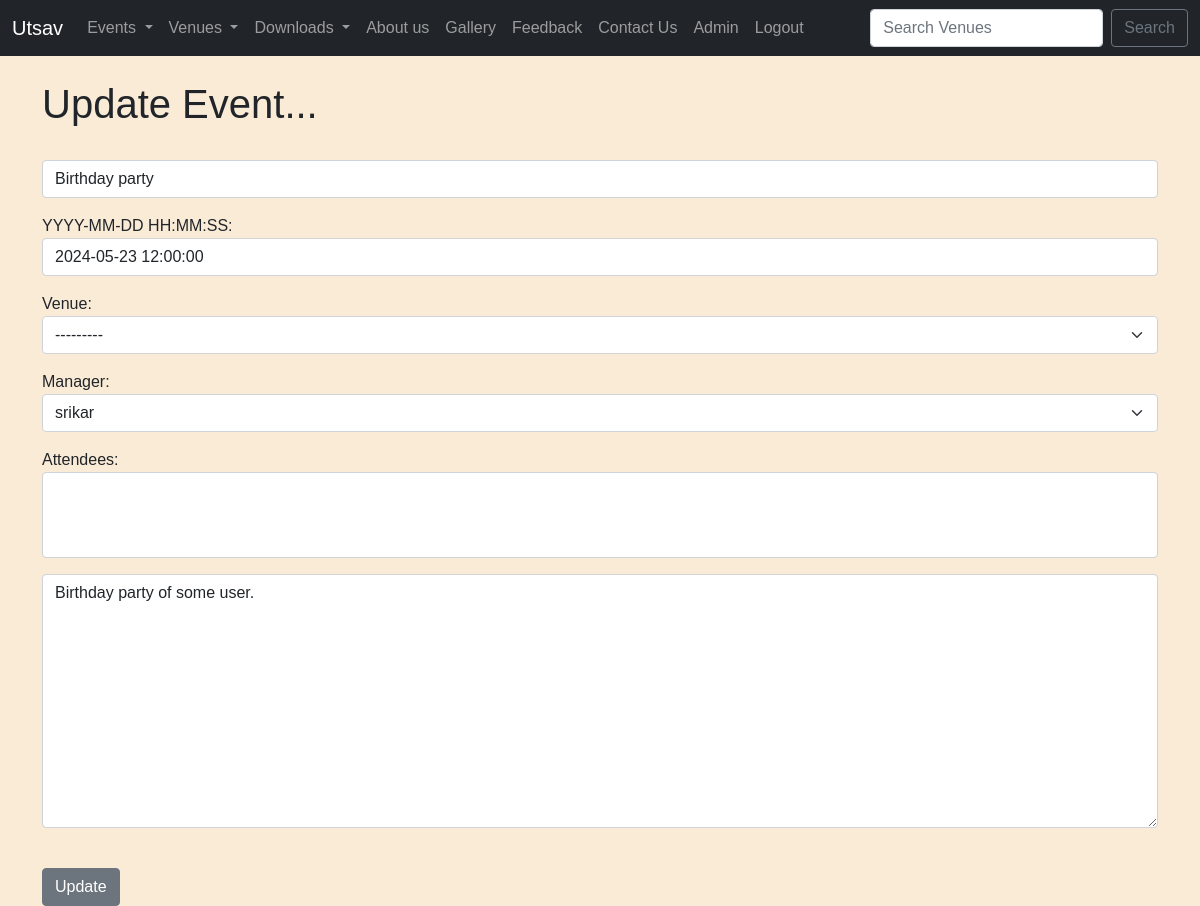
/update_event/15 (signed in), run on the app's committed database.
### events/models.py (models this page shows, shortened)
class Event(models.Model):
	name = models.CharField('Event Name', max_length=120)
	event_date = models.DateTimeField('Event Date')
	venue = models.ForeignKey(Venue, blank=True, null=True, on_delete=models.CASCADE)
	manager = models.ForeignKey(User, blank=True, null=True, on_delete=models.SET_NULL)
	description = models.TextField(blank=True)
	attendees = models.ManyToManyField(MyClubUser, blank=True)
	approved = models.BooleanField('Aprroved', default=False)

class Venue(models.Model):
	name = models.CharField('Venue Name', max_length=120)
	address = models.CharField(max_length=300)
	zip_code = models.CharField('Zip Code', max_length=15)
	phone = models.CharField('Contact Phone', max_length=25, blank=True)
	web = models.URLField('Website Address', blank=True)
	email_address = models.EmailField('Email Address', blank=True)
	owner = models.IntegerField("Venue Owner", blank=False, default=1)
	venue_image = models.ImageField(null=True, blank=True, upload_to="images/")
	def __str__(self):
		return self.name

### events/views.py (the view)
# urls.py: path('update_event/<event_id>', views.update_event, name='update-event'),
def update_event(request, event_id):
	event = Event.objects.get(pk=event_id)
	if request.user.is_superuser:
		form = EventFormAdmin(request.POST or None, instance=event)
	else:
		form = EventForm(request.POST or None, instance=event)
	if form.is_valid():
		form.save()
		return redirect('list-events')
	return render(request, 'events/update_event.html',
		{'event': event,
		'form':form})

### events/forms.py
class EventFormAdmin(ModelForm):
	class Meta:
		model = Event
		fields = ('name', 'event_date', 'venue', 'manager', 'attendees', 'description')
		labels = {
			'name': '',
			'event_date': 'YYYY-MM-DD HH:MM:SS',
			'venue': 'Venue',
			'manager': 'Manager',
			'attendees': 'Attendees',
			'description': '',
		}
		widgets = {
			'name': forms.TextInput(attrs={'class':'form-control', 'placeholder':'Event Name'}),
			'event_date': forms.TextInput(attrs={'class':'form-control', 'placeholder':'Event Date'}),
			'venue': forms.Select(attrs={'class':'form-select', 'placeholder':'Venue'}),
			'manager': forms.Select(attrs={'class':'form-select', 'placeholder':'Manager'}),
			'attendees': forms.SelectMultiple(attrs={'class':'form-control', 'placeholder':'Attendees'}),
			'description': forms.Textarea(attrs={'class':'form-control', 'placeholder':'Description'}),
		}

### events/templates/events/update_event.html (shortened to what this page needs)
{% extends 'events/base.html' %}
{% block content %}
{% if user.is_authenticated %}
	{% if user == event.manager %}
	<h1>Update Event...</h1>
	<br/>
	<form action="" method=POST>
		{{ form.as_p }}
		<br/>
		<input type="submit" value="Update" class="btn btn-secondary">
		{% endif %}
{% else %}
	<h1>Sorry! You Must Be Logged In To View This Page...</h1>
	<a href="{% url 'login' %}">Login Here</a>
{% endif %}
{% endblock %}

### events/templates/events/base.html (style rules this page uses)
body { background-color: antiquewhite; font-family: Arial, sans-serif; }

### data on the page
Event: name "Birthday party", event_date "2024-05-23 12:00:00", venue "---------", manager "srikar", description "Birthday party of some user."
